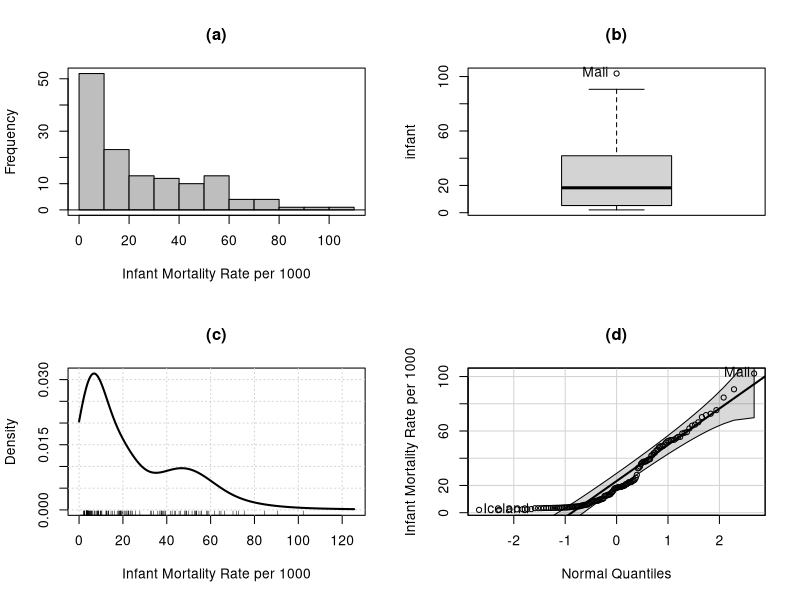
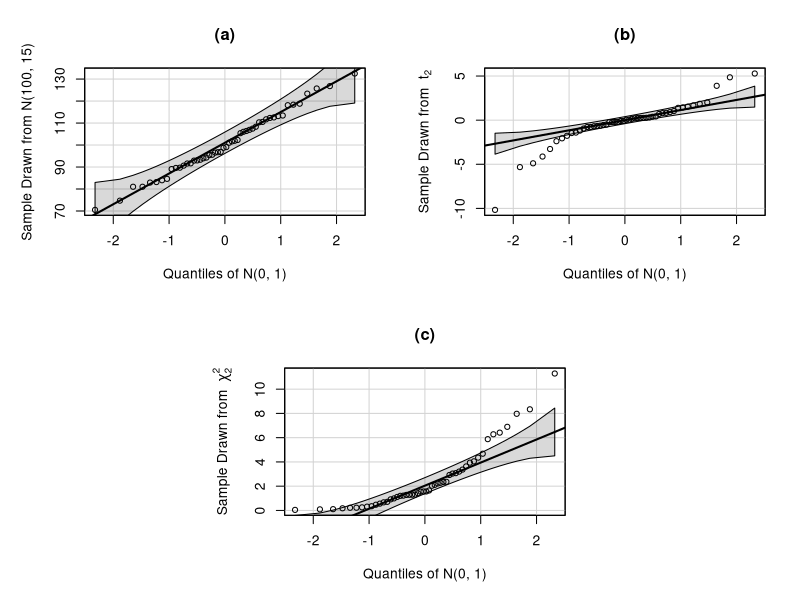
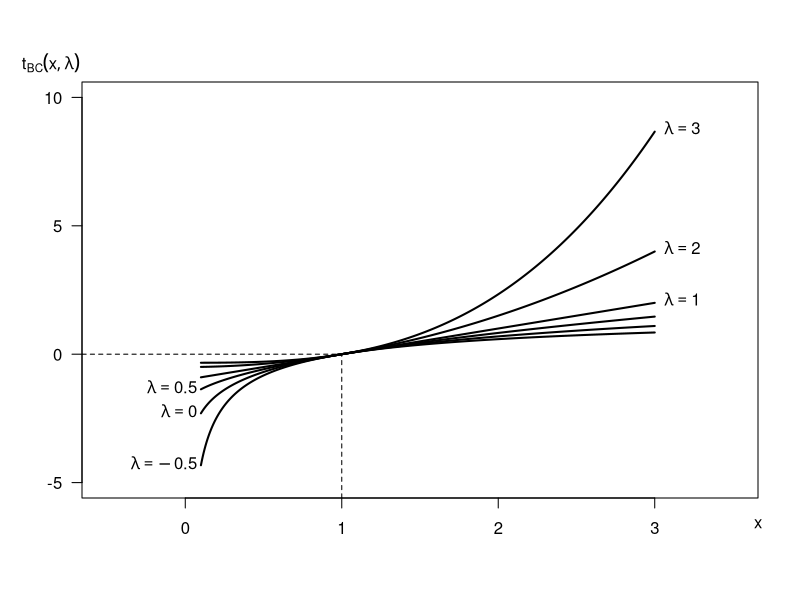
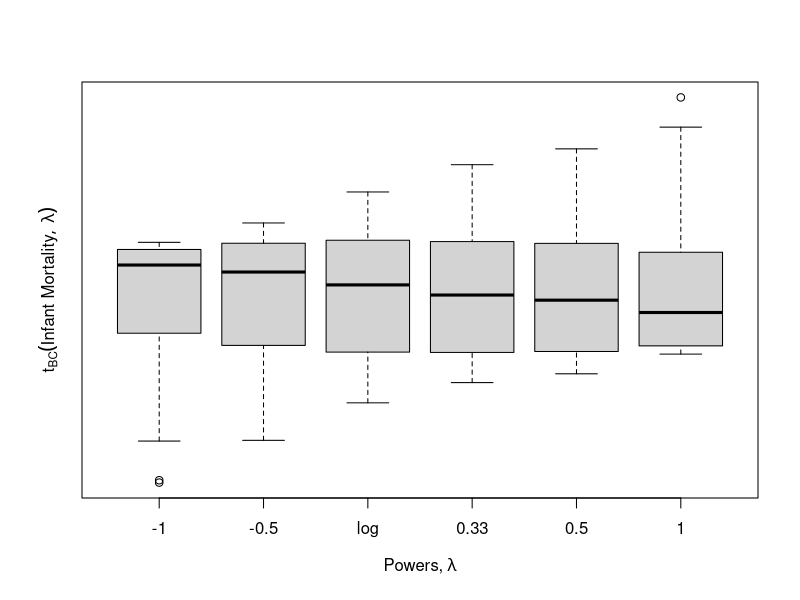
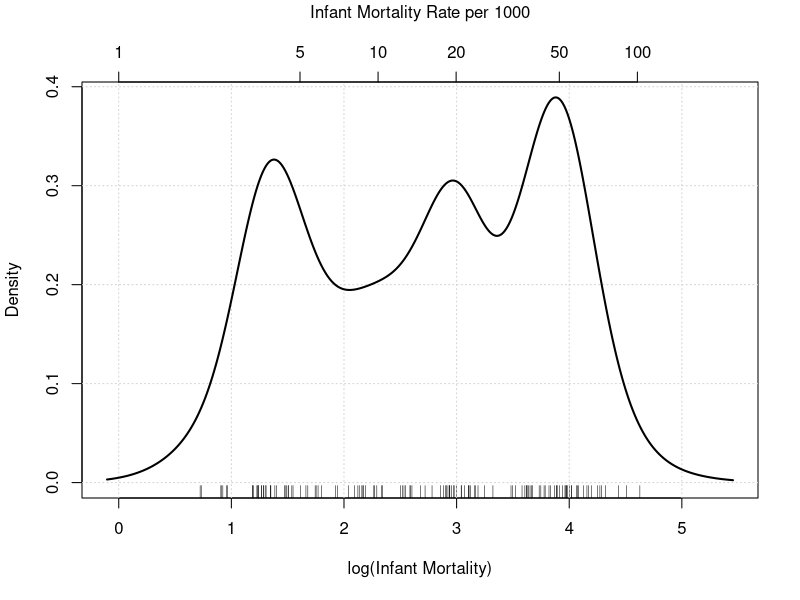
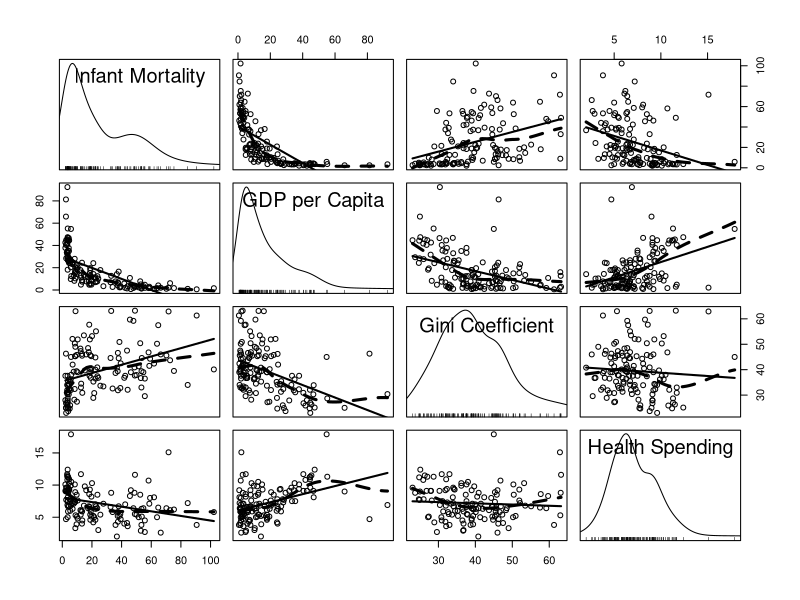
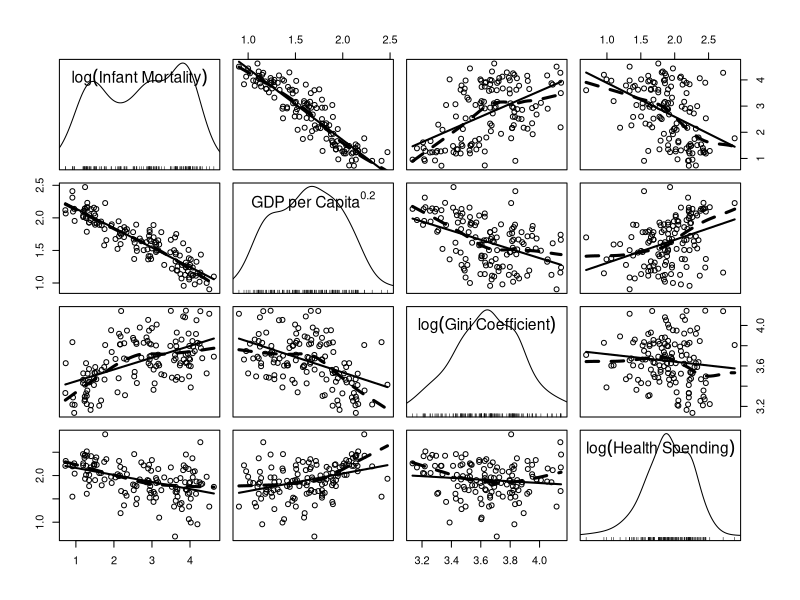
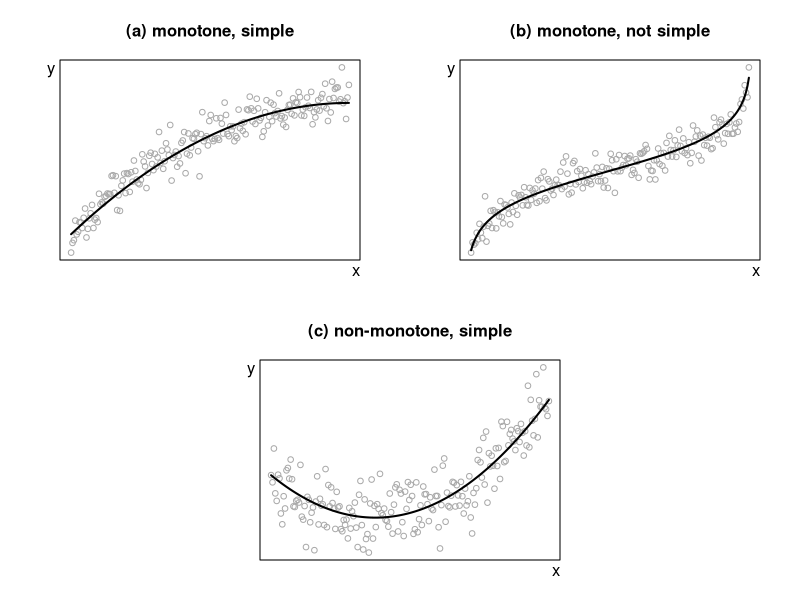

The R source for these figures, in order:
# Regression Diagnostics, 2nd Edition
# John Fox
# last modified: 2019-06-18

# R script for Ch. 3

# Fig. 3.1: univariate displays

CIA <- read.table("CIA.txt", header=TRUE)
  # assumes that CIA.txt is in the current directory, adjust as necessary

library(car)
library(RcmdrMisc)

par(mfrow=c(2, 2))
Hist(CIA$infant, xlab="Infant Mortality Rate per 1000", ylab="Frequency", 
     col="gray", main="(a)")
Boxplot(~infant, data=CIA, main="(b)")
densityPlot(CIA$infant, from=0, normalize=TRUE, 
            xlab="Infant Mortality Rate per 1000", main="(c)")
qqPlot(~infant, data=CIA, ylab="Infant Mortality Rate per 1000", 
       xlab="Normal Quantiles", main="(d)",
       id=list(method=c(TRUE, rep(FALSE, 132), TRUE)), col.lines="black")

# Fig. 3.2: QQ plots

par <- par(mar=c(5.1, 5.1, 4.1, 2.1))

set.seed(123) # for reproducibility
x.norm <- rnorm(50, 100, 15)
par(fig=c(0, .5, .5, 1)) # top-left panel
qqPlot(x.norm, id=FALSE, col.lines="black", xlab="Quantiles of N(0, 1)", 
       ylab="Sample Drawn from N(100, 15)", main="(a)")

set.seed(321)
x.t <- rt(50, df=2)
par(fig=c(.5, 1, .5, 1)) # top-right panel
par(new=TRUE)
qqPlot(x.t, id=FALSE, col.lines="black", xlab="Quantiles of N(0, 1)", 
       ylab=expression("Sample Drawn from"~~t[2]), main="(b)")

set.seed(666)
x.chisq <- rchisq(50, df=2)
par(fig=c(.25, .75, 0, .5)) # bottom panel
par(new=TRUE)
qqPlot(x.chisq, id=FALSE, col.lines="black", xlab="Quantiles of N(0, 1)", 
       ylab=expression("Sample Drawn from"~~chi[2]^2), main="(c)")

par(par) # restore graphical parameters
par(mfrow=c(1, 1))

# Fig. 3.3: Box-Cox family

n <- 500
x <- seq(0.1, 3, length=n)
x1 <- bcPower(x, 1)
x0.5 <- bcPower(x, 0.5)
x0 <- bcPower(x, 0)
xm0.5 <- bcPower(x, -0.5)
xm1 <- bcPower(x, -1)
x2 <- bcPower(x, 2)
x3 <- bcPower(x, 3)
xlim <- range(c(x1, x0.5, x0, xm0.5, xm1, x2, x3))

plot(range(x)+ c(-0.6, 0.5), c(-5, 10), type="n", xlab="", ylab="", las=1)
usr <- par("usr")
text(usr[2], usr[3] - 1, label="x", xpd=TRUE)
text(usr[1] - 0.2, usr[4] + 0.75, label=expression(t[BC](x, lambda)), xpd=TRUE)
lines(x, x1, lwd=2)
text(x[n]+0.0625, x1[n], labels=expression(lambda == 1), adj=c(0, 0.2))
lines(x, x2, lwd=2)
text(x[n]+0.0625, x2[n], labels=expression(lambda == 2), adj=c(0, 0.2))
lines(x, x3, lwd=2)
text(x[n]+0.0625, x3[n], labels=expression(lambda == 3), adj=c(0, 0.2))
lines(x, x0.5, lwd=2)
text(x[1]-0.025, x0.5[1], labels=expression(lambda == 0.5), adj=c(1, 0.3))
lines(x, x0, lwd=2)
text(x[1]-0.025, x0[1], labels=expression(lambda == 0), adj=c(1, 0.3))
lines(x, xm0.5, lwd=2)
text(x[1]-0.025, xm0.5[1], labels=expression(lambda == -0.5), adj=c(1, 0.3))
lines(x=c(1, 1), y=c(usr[3], 0), lty=2)
lines(x=c(usr[1], 1), y=c(0, 0), lty=2)

# Fig. 3.4: symmetry boxplots

symbox(~infant, data=CIA, xlab=expression("Powers,"~lambda), ylab="", 
       powers = c(-1, -0.5, 0, 0.33, 0.5, 1))
mtext(2, 1, text=expression(t[BC]("Infant Mortality",~lambda)))

# Fig. 3.5: log-transformed infant mortality

densityPlot(~log(infant), data=CIA, adjust=0.75, xlab="log(Infant Mortality)")
basicPowerAxis(0, side="above", at=c(1, 5, 10, 20, 50, 100), 
               axis.title="Infant Mortality Rate per 1000")

# Estimation of transformation of infant mortality

S(pt <- powerTransform(infant ~ 1, data=CIA))
pt$lambda # estimated lambda
sqrt(pt$invHess) # SE

# Fig. 3.6: scatterplot matrix for CIA data

scatterplotMatrix(~infant + gdp + gini + health, data=CIA, 
                  var.labels=c("Infant Mortality", "GDP per Capita", 
                               "Gini Coefficient", "Health Spending"),
                  smooth=list(smoother=loessLine, var=FALSE, lwd.smooth=3), 
                  col="black")

# Fig. 3.7: scatterplot matrix for transformed CIA data

scatterplotMatrix(~log(infant) + basicPower(gdp, 0.2) + log(gini) + 
                    log(health), data=CIA,
                  var.labels=c(expression(log("Infant Mortality")), 
                               expression("GDP per Capita"^0.2), 
                               expression(log("Gini Coefficient")), 
                               expression(log("Health Spending"))),
                  smooth=list(smoother=loessLine, var=FALSE, lwd.smooth=3), 
                  col="black")

# Table 3.2: estimates of transformation parameters

S(pt4 <- powerTransform(cbind(infant, gdp, gini, health) ~ 1, data=CIA))

# Fig. 3.8: patterns of nonlinearity

par <- par(mar=c(2, 3, 3, 2))

par(fig=c(0, .5, .5, 1)) # top-left panel
x <- seq(0, 1, length=200)
Ey <- rev(1 - x^2)
y <- Ey + 0.1*rnorm(200)
plot(x, y, axes=FALSE, frame=TRUE, main="(a) monotone, simple", 
     cex.main=1, xlab="", ylab="", col="darkgray", cex=0.75)
lines(x, Ey, lwd=2)
mtext("x", side=1, adj=1)
mtext("y ", side=2, at=max(y), las=1)

par(fig=c(.5, 1, .5, 1)) # top-right panel
par(new=TRUE)
x <- seq(0.02, 0.99, length=200)
Ey <- log(x/(1 - x))
y <- Ey + 0.5*rnorm(200)
plot (x, y, axes=FALSE, frame=TRUE, main="(b) monotone, not simple", 
      cex.main=1, xlab="", ylab="", col="darkgray", cex=0.75)
lines(x, Ey, lwd=2)
mtext("x", side=1, adj=1)
mtext("y ", side=2, at=max(y), las=1)

par(fig=c(.25, .75, 0, .5)) # bottom panel
par(new=TRUE)
x <- seq(0.2, 1, length=200)
Ey <- (x - 0.5)^2
y <- Ey + 0.04*rnorm(200)
plot(x, y, axes=FALSE, frame=TRUE, main="(c) non-monotone, simple", 
     cex.main=1, xlab="", ylab="", col="darkgray", cex=0.75)
lines(x, Ey, lwd=2)
mtext("x", side=1, adj=1)
mtext("y ", side=2, at=max(y), las=1)

par(par)

# Fig. 3.9: bulging rule 

library(plotrix)
library(sfsmisc)
library(MASS)

par <- par(mar=c(3, 5, 3, 5), mfrow=c(1,1))
eqscplot(c(-1, 1), c(-1, 1), axes=FALSE, ann=FALSE, type="n")
points(0, 0, cex=2, pch=16)

p.arrows(0, 0, 0.9, 0, fill="black")
p.arrows(0, 0, -0.9, 0, fill="black")
p.arrows(0, 0, 0, 0.9, fill="black")
p.arrows(0, 0, 0, -0.9, fill="black")

draw.arc(0, 0, radius=0.8, lwd=2, deg1=10, deg2=80, n=500)
draw.arc(0, 0, radius=0.8, lwd=2, deg1=100, deg2=170, n=500)
draw.arc(0, 0, radius=0.8, lwd=2, deg1=190, deg2=260, n=500)
draw.arc(0, 0, radius=0.8, lwd=2, deg1=280, deg2=350, n=500)

text(0.925, 0.075, labels="x up:", xpd=TRUE, adj=0)
text(0.925, -0.075, labels=expression(paste(x^2, ",", x^3, ",", ldots)), 
     xpd=TRUE, adj=0)
text(-0.925, 0.075, labels="x down:", xpd=TRUE, adj=1)
text(-0.925, -0.075, labels=expression(paste(sqrt(x), ",", log(x), ",", 
                                             ldots)), xpd=TRUE, adj=1)
text(0, 0.945, labels="y up:", xpd=TRUE, adj=0.5)
text(0, 1.125, labels=expression(paste(y^2, ",", y^3, ",", ldots)),
     xpd=TRUE, adj=0.5)
text(0, -0.945, labels="y down:", xpd=TRUE, adj=0.5)
text(0, -1.125, labels=expression(paste(sqrt(y), ",", log(y), ",", ldots)), 
     xpd=TRUE, adj=0.5)

z <- sqrt(0.64/2)
p.arrows(z, z, z + 0.15, z + 0.15, fill="black")
p.arrows(z, -z, z + 0.15, -z - 0.15, fill="black")
p.arrows(-z, z, -z - 0.15, z + 0.15, fill="black")
p.arrows(-z, -z, -z - 0.15, -z - 0.15, fill="black")

par(par)

# Fig. 3.10: scatterplot of infant mortality vs GDP

scatterplot(infant ~ gdp, data=CIA, smooth=list(smoother=loessLine, var=FALSE, 
                                                lwd.smooth=3), col="black",
            regLine=list(lwd=3),
            xlab="GDP per Capita ($1000s)", 
            ylab="Infant Mortality Rate (per 1000)")

# Fig. 3.11: scatterplot of log(infant mortality) vs log(GDP)

par <- par(oma=c(0, 0, 0, 2))
scatterplot(log(infant) ~ log(gdp), data=CIA, 
            smooth=list(smoother=loessLine, var=FALSE, lwd.smooth=3), 
            col="black",
            regLine=list(lwd=3),
            xlab="log(GDP per Capita)", ylab="log(Infant Mortality)", 
            reset.par=FALSE)
basicPowerAxis(0, side="right", at=c(1, 5, 10, 20, 50, 100), 
               axis.title="Infant Mortality Rate per 1000")
basicPowerAxis(0, side="above", at=c(1, 2, 5, 10, 20, 50), 
               axis.title="GDP per Capita ($1000s)")
par(par)

# regression of log(infant mortality) on log(GDP)

S(lm(log(infant) ~ log(gdp), data=CIA))

# Fig. 3.12: how loess works

par <- par(mfrow=c(2, 2), las=1)   # 2 x 2 array of graphs

D <- CIA[, c("gdp", "infant")]
gdp <- D$gdp
infant <- D$infant
ord <- order(gdp)   # sort data by gdp
gdp <- gdp[ord]
infant <- infant[ord]

x0 <- gdp[96]           # focal x = x_(96) (Latvia)
dist <- abs(gdp - x0)   # distance from focal x
h <- sort(dist)[89]     # bandwidth for span of 2/3 (where n = 134)
pick <- dist <= h       # observations within window

plot(gdp, infant, xlab="GDP per Capita ($1000s)", 
     ylab="Infant Mortality Rate per 1000",
     type="n", main="(a) Observations Within the Window\nspan = 2/3")
points(gdp[pick], infant[pick], col="black")
points(gdp[!pick], infant[!pick], col="gray")
points(gdp[96], infant[96], pch=16, cex=1.5, col="black") # focal point
abline(v=x0, col="black")    # at focal x
abline(v=c(x0 - h, x0 + h), lty=2, col="black")  # window
text(x0, par("usr")[4] + 5, expression(x[(96)]), xpd=TRUE, col="black")

plot(range(gdp), c(0,1), xlab="GDP per Capita ($1000s)",
     ylab="Tricube Kernel Weight",
     type="n", main="(b) Tricube Weights")
abline(v=x0, col="black")
abline(v=c(x0 - h, x0 + h), lty=2, col="black")

tricube <- function(x, x0, h) {
    z <- abs(x - x0)/h
    ifelse(z < 1, (1 - z^3)^3, 0)
}
tc <- function(x) tricube(x, x0, h) # to use with curve
curve(tc, min(gdp), max(gdp), n=1000, lwd=2, add=TRUE, col="black")
points(gdp[pick], tricube(gdp, x0, h)[pick], pch=16, col="black")
abline(h=c(0, 1), col="gray")

plot(gdp, infant, xlab="GDP per Capita ($1000s)", 
     ylab="Infant Mortality Rate per 1000",
     type="n", main="(c) Local Quadratic Regression")
points(gdp[pick], infant[pick], col="black")
points(gdp[!pick], infant[!pick], col="gray")
abline(v=x0, col="black")
abline(v=c(x0 - h, x0 + h), lty=2, col="black")
mod <- lm(infant ~ poly(gdp, 2), weights=tricube(gdp, x0, h))
new <- data.frame(gdp=seq(x0 - h, x0 + h, length=51))
fit <- predict(mod, newdata=new)
  # local regression line
lines(seq(x0 - h, x0 + h, length=51), fit, lwd=2, col="black") 
points(x0, fit[26], pch=16, cex=2, col="black")
text(x0, par("usr")[4] + 5, expression(x[(96)]), xpd=TRUE, col="black")
text(x0 + 1, fit[26] + 2.5, expression(hat(y)[(96)]), adj=c(0, 0), col="black")

plot(gdp, infant, xlab="GDP per Capita  ($1000s)", 
     ylab="Infant Mortality Rate (per 1000)",
     main="(d) Complete Local-Quadratic Estimate", col=gray(0.25))
yhat <- numeric(length(gdp))
for (i in 1:length(gdp)){   # kernel estimate at each x
    x0 <- gdp[i]
    dist <- abs(gdp - x0)
    h <- sort(dist)[89]
    mod <- update(mod, weights=tricube(gdp, x0, h))
    yhat[i] <- predict(mod, newdata=data.frame(gdp=x0))
}
lines(gdp, yhat, lwd=2, col="black")

par(par)
par(mfrow=c(1, 1))

# Fig. 3.13: Boxplots of GDP vs region

Boxplot(gdp ~ region, data=CIA, id=list(location="lr"), 
        ylab="GDP per Capita ($1000s)", xlab="Region of the World")

# Fig. 3.14: spread-level plot for GDP by region

  # reorder levels of region
CIA$region <- factor(CIA$region, levels=c("Europe", "America", 
                                          "Oceania", "Asia", "Africa"))

spreadLevelPlot(gdp ~ region, data=CIA, main="", 
                ylab="Inter-Quartile Range", col.lines="black")

# Fig. 3.15: boxplots for transformed GDP by region

par <- par(mar=c(5.1, 4.1, 3.1, 5.5), mfrow=c(1, 2))

Boxplot(gdp^(1/3) ~ region, data=CIA, id=list(location="lr"), 
        ylab=expression(GDP^{1/3}), xlab="Region of the World", main="(a)")
basicPowerAxis(1/3, side="right", at=c(1, 2, 5, 10, 20, 50, 100), 
               axis.title="GDP per Capita ($1000s)")

Boxplot(log(gdp) ~ region, data=CIA, id=list(location="lr"), 
        ylab="log(GDP)", xlab="Region of the World", main="(b)")
basicPowerAxis(0, side="right", at=c(1, 2, 5, 10, 20, 50, 100), 
               axis.title="GDP per Capita ($1000s)")

par(par)
